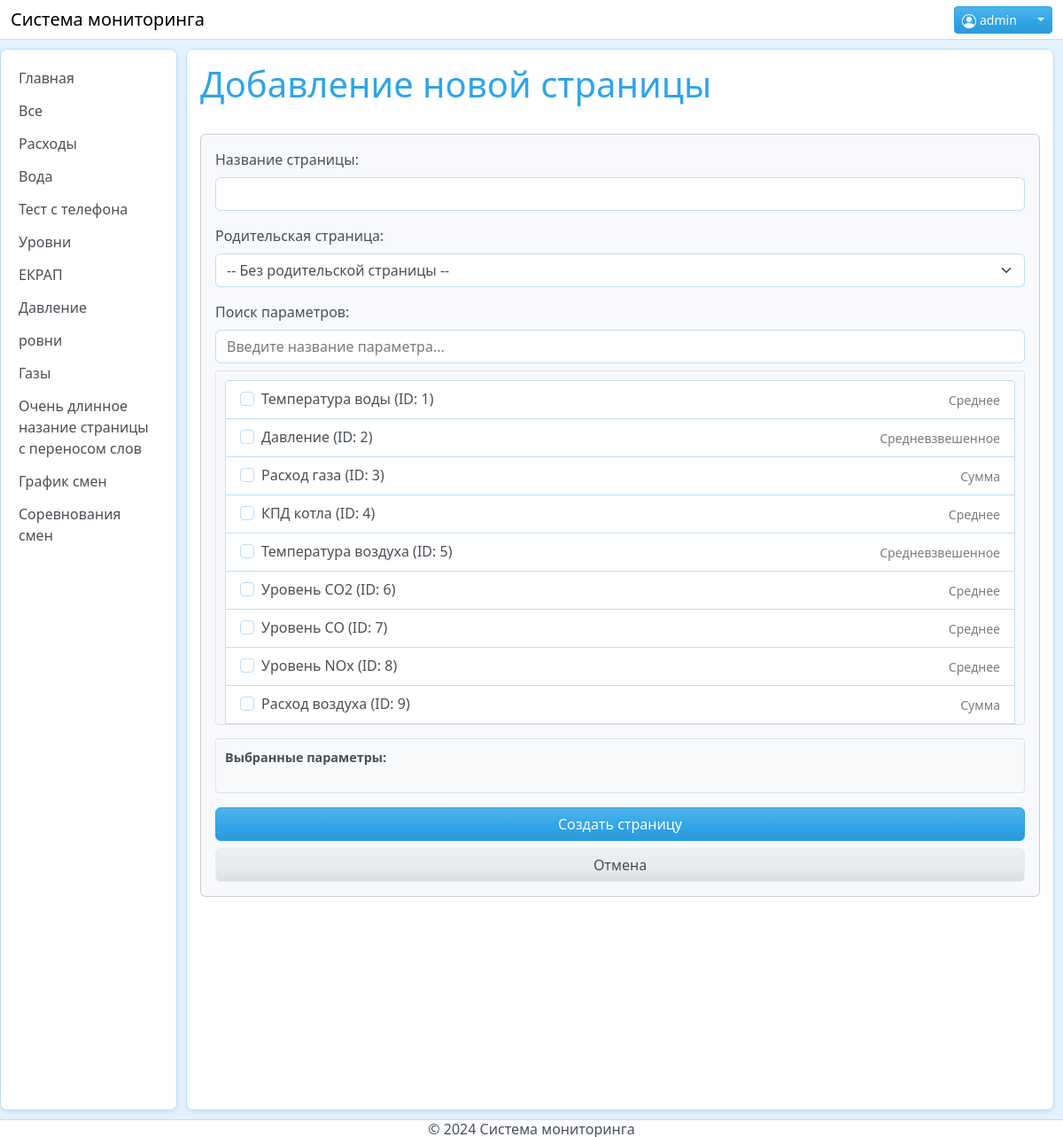
Page /create_page (signed in) on the committed database.
### app/models.py (models this page shows, shortened)
class User(db.Model, UserMixin):
    id = db.Column(db.Integer, primary_key=True)
    username = db.Column(db.String(150), unique=True, nullable=False, index=True)
    password_hash = db.Column(db.String(150), nullable=False)
    is_admin = db.Column(db.Boolean, default=False)

class PageSettings(db.Model):
    id = db.Column(db.Integer, primary_key=True)
    page_name = db.Column(db.String(100))
    id_list = db.Column(db.String(500))
    _children = None  # Приватный атрибут для хранения дочерних страниц
    @property
    def children(self):
        if self._children is None:
            hierarchies = PageHierarchy.query.filter_by(parent_id=self.id).order_by(PageHierarchy.order).all()
            self._children = [h.child for h in hierarchies]
        return self._children
    @children.setter
    def children(self, value):
        self._children = value

class Parameters(db.Model):
    CodeId = db.Column(db.Integer, primary_key=True)
    Name = db.Column(db.String(50))
    aggregation_type = db.Column(db.String(20), default='avg')  # 'avg', 'sum', 'min', 'max', 'weighted_avg'
    weight_parameter_id = db.Column(db.Integer, nullable=True)  # ID параметра-веса (расхода)
    values = db.relationship('HourlyValues', backref='parameter', lazy=True)

### app/routes.py (the view, shortened to what this page needs)
@main.route('/create_page', methods=['GET', 'POST'])
def create_page():
    parameters = Parameters.query.order_by(Parameters.CodeId).all()
    pages = PageSettings.query.all()
    return render_template('create_page.html', parameters=parameters, pages=pages)

### app/__init__.py (called while the page is built)
def create_app():
    app = Flask(__name__)
    app.config.from_object(Config)
    csrf = CSRFProtect(app)
    db.init_app(app)
    login_manager.init_app(app)
    bcrypt.init_app(app)
    login_manager.login_view = 'auth.login'
    login_manager.login_message = 'Пожалуйста, войдите для доступа к этой странице.'
    login_manager.login_message_category = 'warning'
    from app.routes import main
    from app.login_route import auth
    from app.chart_route import chart
    from app.shfts import shifts
    app.register_blueprint(main)
    app.register_blueprint(auth)
    app.register_blueprint(chart)
    app.register_blueprint(shifts)
    @login_manager.user_loader
    def load_user(user_id):
        from app.models import User
        return User.query.get(int(user_id))
    from app.admin_views import init_admin
    init_admin(app)
    return app

### app/routes.py (called while the page is built)
@main.context_processor
def utility_processor():
    def get_pages():
        return PageSettings.query.all()
    return dict(pages=get_pages())

def get_page_hierarchy():
    root_pages = db.session.query(PageSettings)\
        .outerjoin(PageHierarchy, PageHierarchy.child_id == PageSettings.id)\
        .filter(PageHierarchy.parent_id == None)\
        .order_by(PageHierarchy.order)\
        .all()
    def get_children(page):
        children = db.session.query(PageSettings)\
            .join(PageHierarchy, PageHierarchy.child_id == PageSettings.id)\
            .filter(PageHierarchy.parent_id == page.id)\
            .order_by(PageHierarchy.order)\
            .all()
        for child in children:
            child.children = get_children(child)
        return children
    for page in root_pages:
        page.children = get_children(page)
    return root_pages

@main.context_processor
def inject_pages():
    return dict(root_pages=get_page_hierarchy())

### app/templates/create_page.html (shortened to what this page needs)
{% extends "base.html" %}
{% block content %}
<div class="content-container">
    <div class="row mb-4">
        <div class="col">
            <h1>Добавление новой страницы</h1>
        </div>
    </div>
    <div class="card">
        <div class="card-body">
            <form onsubmit="createPage(event)" class="create-page-form">
                <div class="mb-3">
                    <label class="form-label">Название страницы:</label>
                    <input type="text" name="page_name" class="form-control" required>
                </div>
                <div class="mb-3">
                    <label class="form-label">Родительская страница:</label>
                    <select name="parent_id" class="form-select">
                        <option value="">-- Без родительской страницы --</option>
                    </select>
                </div>
                <div class="mb-3">
                    <label class="form-label">Поиск параметров:</label>
                    <input type="text"
                           class="form-control mb-2 search-box"
                           placeholder="Введите название параметра..."
                           oninput="filterParameters('create')">
                    <div class="list-group parameters-list">
                        {% for param in parameters %}
                        <div class="list-group-item parameter-item">
                            <div class="d-flex justify-content-between align-items-center">
                                <div class="form-check">
                                    <input type="checkbox"
                                           class="form-check-input"
                                           name="selected_ids"
                                           value="{{ param.CodeId }}"
                                           id="param-create-{{ param.CodeId }}"
                                           onchange="updateCreatePageParameters()">
                                    <label class="form-check-label"
                                           for="param-create-{{ param.CodeId }}">
                                        {{ param.Name }} (ID: {{ param.CodeId }})
                                    </label>
                                </div>
                                <small class="text-muted ms-2">
                                    {{ 'Сумма' if param.aggregation_type == 'sum'
                                       else 'Среднее' if param.aggregation_type == 'avg'
                                       else 'Минимум' if param.aggregation_type == 'min'
                                       else 'Максимум' if param.aggregation_type == 'max'
                                       else 'Средневзвешенное' }}
                                </small>
                            </div>
                        </div>
                        {% endfor %}
                    </div>
                    <div class="selected-parameters-container">
                        <div class="selected-parameters-title">
                            Выбранные параметры:
                        </div>
                        <div id="selectedTags"
                             class="selected-parameters-list d-flex flex-wrap gap-2">
                        </div>
                    </div>
                </div>
                <div class="d-grid gap-2">
                    <button type="submit" class="btn btn-primary">
                         Создать страницу
                    </button>
                    <a href="{{ url_for('main.manage_pages') }}" class="btn btn-secondary">
                         Отмена
                    </a>
                </div>
            </form>
        </div>
    </div>
</div>
{% endblock %}

### app/templates/base.html (shortened to what this page needs)
<!DOCTYPE html>
<html lang="ru">
<head>
    <link rel="stylesheet" href="{{ url_for('static', filename='css/bootstrap.css') }}">
    <link rel="stylesheet" href="{{ url_for('static', filename='css/style.css') }}">
</head>
<body>
    <button class="sidebar-toggle" id="sidebarToggle">
    </button>
    <header class="header">
        <nav class="navbar">
            <div class="container-fluid">
                <a class="navbar-brand" href="{{ url_for('main.index') }}">Система мониторинга</a>
                <div class="ms-auto d-flex align-items-center">
                    {% if current_user.is_authenticated %}
                        <div class="dropdown">
                            <button class="btn btn-primary btn-sm dropdown-toggle" type="button" data-bs-toggle="dropdown">
                                <span class="me-3"> {{ current_user.username }}</span>
                            </button>
                        </div>
                    {% endif %}
                </div>
            </div>
        </nav>
    </header>
    {% set auth_pages = ['auth.login', 'auth.register'] %}
    {% if request.endpoint not in auth_pages %}
    <aside class="sidebar" id="sidebar">
        <ul class="sidebar-menu">
            <li><a href="{{ url_for('main.index') }}"
                  class="{{ 'active' if request.endpoint == 'main.index' }}">Главная</a></li>
            {% if current_user.is_authenticated %}
                {% for page in pages %}
                    <li><a href="{{ url_for('main.dynamic_page', page_id=page.id) }}"
                          class="{{ 'active' if request.endpoint == 'main.dynamic_page' and
                                            request.view_args.page_id|string == page.id|string }}">
                        {{ page.page_name }}</a></li>
                {% endfor %}
                <li><a href="{{ url_for('main.shifts') }}"
                    class="{{ 'active' if request.endpoint == 'main.shifts' }}">График смен</a></li>
                <li><a href="{{ url_for('shifts.sore') }}"
                  class="{{ 'active' if request.endpoint == 'shifts.sore' }}">Соревнования смен</a></li>
            {% endif %}
        </ul>
    </aside>
    {% endif %}
    <div class="main-content {% if request.endpoint in auth_pages %}auth-page{% endif %}">
        <main class="main-container">
            {% set excluded_endpoints = ['main.create_page', 'main.manage_pages', 'main.manage_aggregation', 'auth.login', 'auth.register'] %}
            {% if request.endpoint not in excluded_endpoints %}
                {% from 'date-selector.html' import date_selector %}
            {% endif %}
            {% if current_user.is_authenticated or request.endpoint in auth_pages %}
                {% block content %}{% endblock %}
            {% endif %}
        </main>
    </div>
    <footer class="footer">
        <p class="m-0">&copy; 2024 Система мониторинга</p>
    </footer>
</body>
</html>

### app/static/css/style.css (style rules this page uses)
:root { --bs-primary: #007bff; --bs-primary-rgb: 33, 150, 243; --sidebar-width: 200px; --header-height: 45px; --footer-height: 20px; --bs-primary-light: #64B5F6; --bs-primary-dark: #1976D2; --bs-bg-light: #E3F2FD; --bs-bg-white: #FFFFFF; --bs-text-dark: #1A237E; --bs-text-light: #757575; --bs-border-color: #BBDEFB; --bs-primary-button-radius: 10px; }
body { background-color: var(--bs-bg-light); min-height: 100vh; display: flex; }
.header { height: var(--header-height); background-color: var(--bs-white); border-bottom: var(--bs-border-width) var(--bs-border-style) var(--bs-border-color); position: fixed; margin-bottom: 10px; top: 0; left: 0; right: 0; z-index: 5; }
.navbar { height: 100%; padding: 0 var(--bs-spacing-3); }
.sidebar { width: var(--sidebar-width); background-color: var(--bs-white); border: var(--bs-border-width) var(--bs-border-style) var(--bs-border-color); position: fixed; left: 0; top: calc(var(--header-height) + 10px); bottom: calc(var(--footer-height) + 10px); box-shadow: var(--bs-box-shadow-sm); overflow-y: auto; padding: 15px 10px; border-radius: var(--bs-border-radius-lg); transition: transform 0.3s ease-in-out; }
.sidebar-menu { list-style: none; padding: 0; margin: 0; }
.sidebar-menu li { padding: 0; margin-bottom: 3px; }
.sidebar-menu li:last-child { margin-bottom: 0; }
.sidebar-menu a { color: var(--bs-body-color); text-decoration: none; transition: all 0.15s ease-in-out; display: block; padding: 5px 10px; border-radius: var(--bs-border-radius); }
.main-content { margin-left: var(--sidebar-width); margin-top: var(--header-height); margin-bottom: var(--footer-height); flex-grow: 1; display: flex; flex-direction: column; width: calc(100% - var(--sidebar-width)); transition: margin-left 0.3s ease-in-out, width 0.3s ease-in-out; position: fixed; top: 0; right: 0; bottom: 0; overflow: hidden; }
.main-container { height: 100%; padding: 10px; width: 100%; margin: 0; overflow: hidden; display: flex; flex-direction: column; }
.content-container { background-color: var(--bs-white); border-radius: var(--bs-border-radius-lg); box-shadow: var(--bs-box-shadow-sm); border: var(--bs-border-width) var(--bs-border-style) var(--bs-border-color); padding: 15px; width: 100%; height: 100%; overflow-y: auto; }
.footer { height: var(--footer-height); background-color: var(--bs-white); border-top: var(--bs-border-width) var(--bs-border-style) var(--bs-border-color); position: fixed; bottom: 0; left: 0; right: 0; display: flex; align-items: center; justify-content: center; }
.sidebar-toggle { position: fixed; left: 10px; top: 8px; background: var(--bs-white); border: 1px solid var(--bs-border-color); border-radius: 4px; padding: 5px 10px; cursor: pointer; display: flex; align-items: center; justify-content: center; }
.sidebar { transition: transform 0.3s ease-in-out; }
.main-content { transition: margin-left 0.3s ease-in-out, width 0.3s ease-in-out; }
.card { background-color: #f8f9fc; }
.parameters-list { max-height: 400px; overflow-y: auto; border: 1px solid #dee2e6; border-radius: 4px; padding: 10px; margin-bottom: 15px; }
.selected-parameters-container { background-color: #f8f9fa; border: 1px solid #dee2e6; border-radius: 4px; padding: 10px; margin-top: 15px; }
.selected-parameters-title { font-size: 0.9rem; font-weight: 600; color: #495057; margin-bottom: 8px; }
.selected-parameters-list { max-height: 150px; overflow-y: auto; padding: 5px; }

### rows in the picture
User: username "admin"
PageSettings: page_name "Все"
PageSettings: page_name "Расходы"
PageSettings: page_name "Вода"
PageSettings: page_name "Тест с телефона"
PageSettings: page_name "Уровни"
PageSettings: page_name "ЕКРАП"
PageSettings: page_name "Давление"
PageSettings: page_name "ровни"
PageSettings: page_name "Газы"
PageSettings: page_name "Очень длинное назание страницы с переносом слов"
Parameters: Name "Температура воды", CodeId "1", aggregation_type "Среднее"
Parameters: Name "Давление", CodeId "2", aggregation_type "Средневзвешенное"
Parameters: Name "Расход газа", CodeId "3", aggregation_type "Сумма"
Parameters: Name "КПД котла", CodeId "4", aggregation_type "Среднее"
Parameters: Name "Температура воздуха", CodeId "5", aggregation_type "Средневзвешенное"
Parameters: Name "Уровень CO2", CodeId "6", aggregation_type "Среднее"
Parameters: Name "Уровень CO", CodeId "7", aggregation_type "Среднее"
Parameters: Name "Уровень NOx", CodeId "8", aggregation_type "Среднее"
Parameters: Name "Расход воздуха", CodeId "9", aggregation_type "Сумма"
